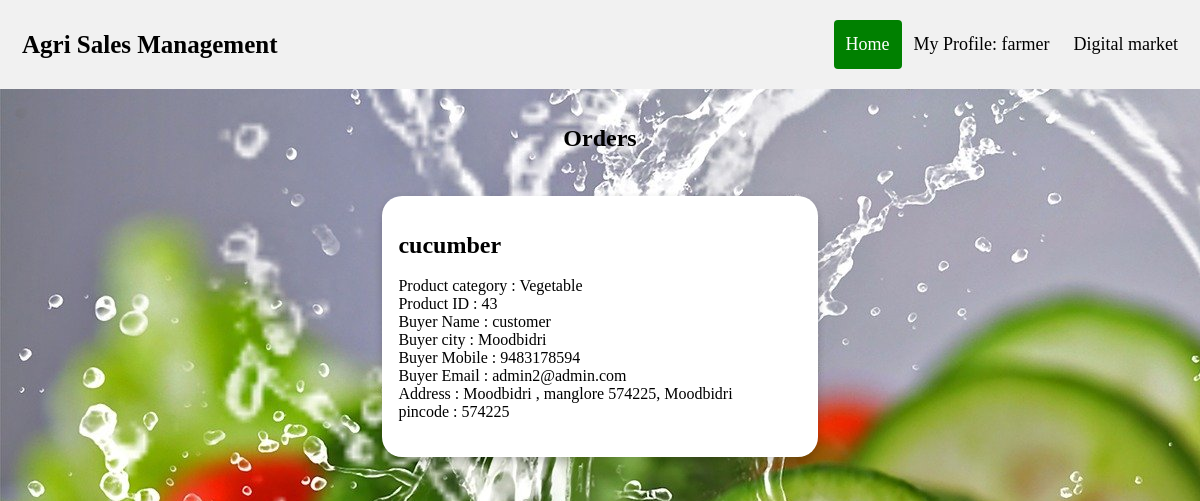
Page /orders.php (signed in) on the committed database.
### tables this page shows
CREATE TABLE `transaction` (
  `tid` int(10) NOT NULL,
  `bid` int(10) NOT NULL,
  `pid` int(10) NOT NULL,
  `name` varchar(255) NOT NULL,
  `city` varchar(255) NOT NULL,
  `mobile` varchar(255) NOT NULL,
  `email` varchar(255) NOT NULL,
  `pincode` varchar(255) NOT NULL,
  `addr` varchar(255) NOT NULL
);

CREATE TABLE `fproduct` (
  `fid` int(255) NOT NULL,
  `pid` int(255) NOT NULL,
  `product` varchar(255) NOT NULL,
  `pcat` varchar(255) NOT NULL,
  `pinfo` varchar(255) NOT NULL,
  `price` float NOT NULL
);

### orders.php (the view, shortened to what this page needs)
<?php
	require 'db.php';
?>
<!DOCTYPE html>
<html lang="en">
	<head>
		<link rel="stylesheet" href="css/style1.css">
		<link rel="stylesheet" href="css/style3.css">
	</head>
	<body class>
		<?php
			require 'menu.php';
		?>
			<section id="main">
				<div class="container">
				    <br><br>
					<center>
						<h2>Orders</h2>
					</center>
					<br><br>
				</div>
			<section id="two">
				<div class="container">
				<?php
                    $fid = $_SESSION['id'];
                    $sql = "SELECT * FROM transaction t, fproduct f WHERE t.pid=f.pid and fid='$fid'";
					$result = mysqli_query($conn, $sql);
				?>
				<div class="row">
				<?php
					while($roww = $result->fetch_array()):
				?>
				<div class="row">
        			<div class="column">
            			<div class="card">
               				<div class="container">
							   <section>
								<br><br>
								<strong><h2 class="title" style="color:black; "><?php echo $roww['product'].'';?></h2></strong>
								<br>
								<blockquote>
                                    <?php echo "Product category : ".$roww['pcat'].'';?><br>
                                    <?php echo "Product ID : ".$roww['pid'].'';?><br>
                                    <?php echo "Buyer Name : ".$roww['name'].'';?><br>
                                    <?php echo "Buyer city : ".$roww['city'].'';?><br>
								    <?php echo "Buyer Mobile : ".$roww['mobile'].'';?><br>
								    <?php echo "Buyer Email : ".$roww['email'].'';?><br>
								    <?php echo "Address : ".$roww['addr'].'';?><br>
                                    <?php echo "pincode : ".$roww['pincode'].'';?><br>
								</blockquote>
								<br><br>
								</section>
                			</div>
            			</div>
        			</div>
				</div>
				<?php endwhile;	?>
				</div>
			</section>
		</section>
</body>
</html>

### css/style1.css (style rules this page uses)
* { margin: 0; padding: 0; box-sizing: border-box; }

### css/style3.css (style rules this page uses)
body { margin: 0; }
body { height: 100vh; width: 100%; }
.column { margin: auto; width: 40%; margin-bottom: 16px; padding: 0 8px; }
html { box-sizing: border-box; }
*, *:before, *:after { box-sizing: inherit; }
.card { box-shadow: 0 4px 8px 0 rgba(0, 0, 0, 0.2); margin: 8px; background-color: #ffffff; border-radius: 20px; }
.container { padding: 0 16px; }
.container::after, .row::after { content: ""; clear: both; display: table; }
.title { color: rgb(61, 57, 57); }

### orders.php (style rules this page uses)
body { background-image: url('images/image4.jpg'); }

### rows in the picture
transaction: pid.product "cucumber", pid.pcat "Vegetable", pid.pid "43", name "customer", city "Moodbidri", mobile "9483178594", email "admin2@admin.com", addr "Moodbidri , manglore 574225, Moodbidri", pincode "574225"

### other values in the picture
$loginProfile "My Profile: farmer"
